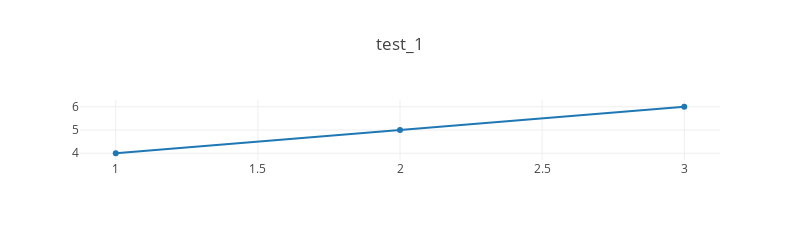

The notebook cell this image was saved under:
### Markdown cell above
We can plot single or multiple lines, as in `matplotlib`

### Code cell
trace = go.Scatter(
    x=[1, 2, 3],  # data on x-axis
    y=[4, 5, 6],  # data on y-axis
    mode="lines+markers")

data = [trace]
layout = go.Layout(title='test_1', width=800, height=200)
fig = go.Figure(data=data, layout=layout)
iplot(fig)

### Figure 1 — Plotly figure (JSON) as saved in the notebook; plotly's stock layout.template omitted (floating-point values rounded to 4 significant figures)
{"data": [{"mode": "lines+markers", "type": "scatter", "uid": "bd33307a-e8dc-11e8-8480-2f819eb7b5e7", "x": [1, 2, 3], "y": [4, 5, 6]}], "layout": {"height": 200, "title": "test_1", "width": 800}}
